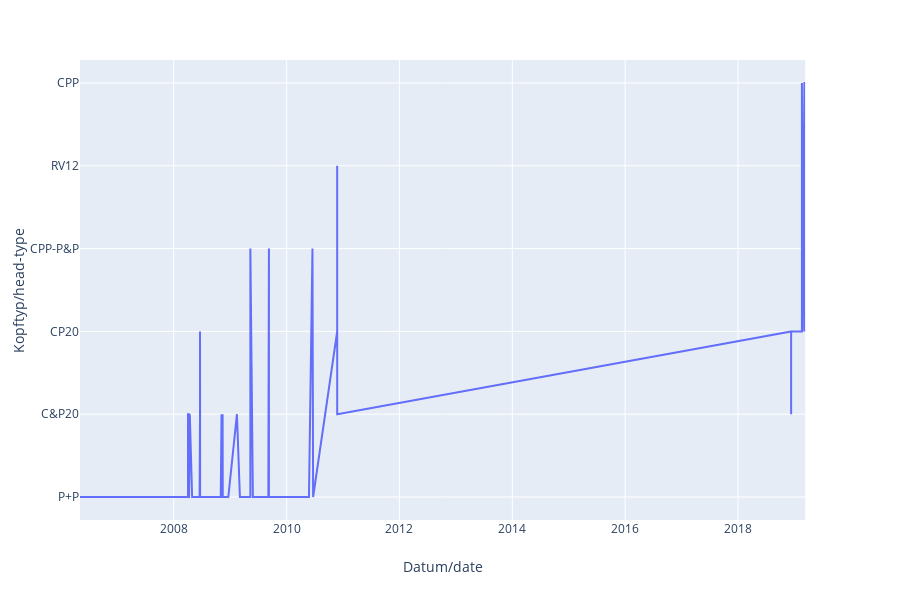

The notebook cell this image was saved under:
### Code cell
import plotly.express as px
fig=px.line(df_dt_sorted,x='Datum/date',y='Kopftyp/head-type')
fig.show()

### Figure 1 — Plotly figure (JSON) as saved in the notebook; plotly's stock layout.template omitted (floating-point values rounded to 4 significant figures; data arrays with more than 128 entries replaced by an {"elided": "..."} marker saying what was removed)
{"data": [{"hoverlabel": {"namelength": 0}, "hovertemplate": "Datum/date=%{x}<br>Kopftyp/head-type=%{y}", "legendgroup": "", "line": {"color": "#636efa", "dash": "solid"}, "mode": "lines", "name": "", "showlegend": false, "type": "scatter", "x": {"elided": "998 str values"}, "xaxis": "x", "y": {"elided": "998 str values"}, "yaxis": "y"}], "layout": {"height": 600, "legend": {"tracegroupgap": 0}, "margin": {"t": 60}, "xaxis": {"anchor": "y", "domain": [0, 0.98], "title": {"text": "Datum/date"}}, "yaxis": {"anchor": "x", "domain": [0, 1], "title": {"text": "Kopftyp/head-type"}}}}
